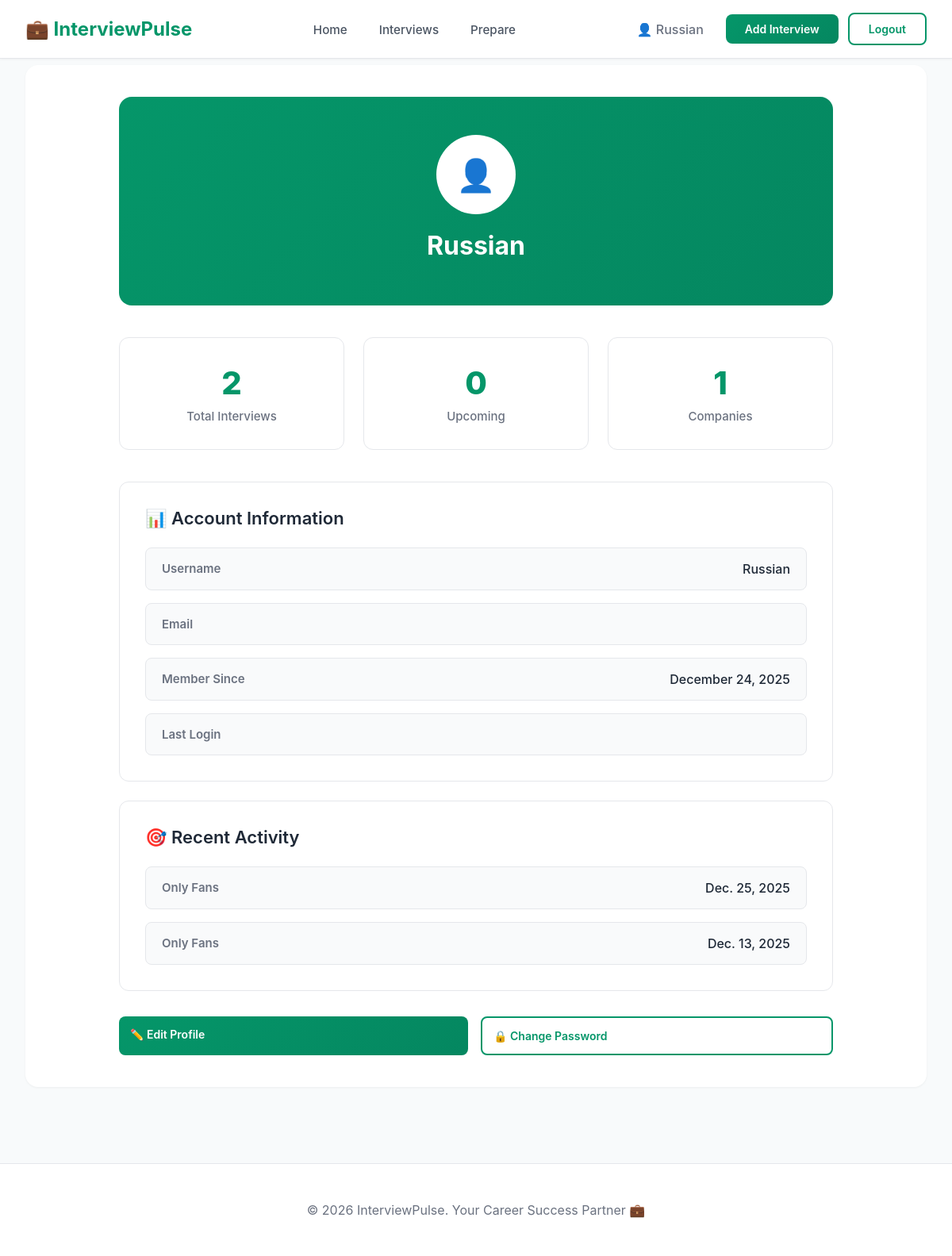
The app's page /users/profile (signed in), older data.
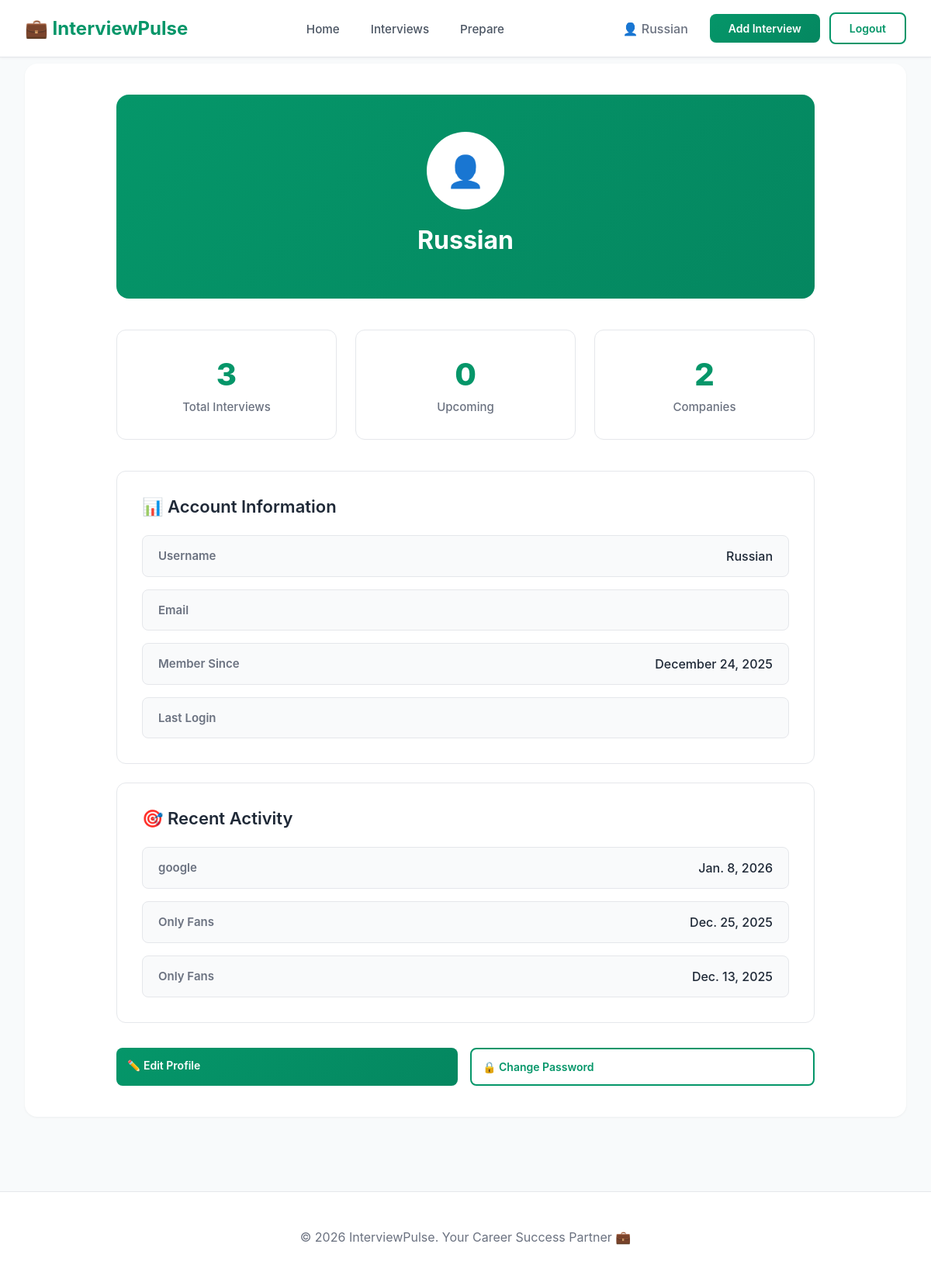
The same page, newer data.
### interviews/models.py (models this page shows, shortened)
class Interview(models.Model):
    user = models.ForeignKey('auth.User', on_delete=models.CASCADE)
    company = models.CharField(max_length=255)
    role = models.CharField(max_length=255)
    date = models.DateField()

### users/views.py (the view)
# urls.py: path('profile', views.profile, name='profile'),
@login_required
def profile(request):
    user = request.user
    interviews = Interview.objects.filter(user=user)
    total_interviews = interviews.count()
    upcoming_interviews = interviews.filter(date__gte=date.today()).count()
    companies = interviews.values('company').distinct()
    companies_count = companies.count()
    recent_interviews = interviews.order_by('-date')[:5]
    context = {
        'total_interviews': total_interviews,
        'upcoming_interviews': upcoming_interviews,
        'companies_count': companies_count,
        'recent_interviews': recent_interviews,
    }
    return render(request, 'users/profile.html', context)

### users/templates/users/profile.html (shortened to what this page needs)
{% extends 'base.html' %}
{% block extra_css %}
{% load static %}
<link rel="stylesheet" href="{% static 'css/users/profile.css' %}">
{% endblock %}
{% block content %}
<div class="profile-container">
    <div class="profile-header">
        <div class="profile-avatar">👤</div>
        <div class="profile-name">{{ user.username }}</div>
    </div>
    <div class="stats-grid">
        <div class="stat-card">
            <div class="stat-number">{{ total_interviews|default:"0" }}</div>
            <div class="stat-label">Total Interviews</div>
        </div>
        <div class="stat-card">
            <div class="stat-number">{{ upcoming_interviews|default:"0" }}</div>
            <div class="stat-label">Upcoming</div>
        </div>
        <div class="stat-card">
            <div class="stat-number">{{ companies_count|default:"0" }}</div>
            <div class="stat-label">Companies</div>
        </div>
    </div>
    <div class="profile-section">
        <div class="section-title">
            📊 Account Information
        </div>
        <div class="info-grid">
            <div class="info-item">
                <span class="info-label">Username</span>
                <span class="info-value">{{ user.username }}</span>
            </div>
            <div class="info-item">
                <span class="info-label">Email</span>
            </div>
            <div class="info-item">
                <span class="info-label">Member Since</span>
                <span class="info-value">{{ user.date_joined|date:"F d, Y" }}</span>
            </div>
            <div class="info-item">
                <span class="info-label">Last Login</span>
            </div>
        </div>
    </div>
    <div class="profile-section">
        <div class="section-title">
            🎯 Recent Activity
        </div>
        <div class="info-grid">
            {% if recent_interviews %}
                {% for interview in recent_interviews %}
                <div class="info-item">
                    <span class="info-label">{{ interview.company }}</span>
                    <span class="info-value">{{ interview.date }}</span>
                </div>
                {% endfor %}
            {% else %}
                <p style="text-align: center; color: #666; padding: 2rem;">
                    No recent activity to display
                </p>
            {% endif %}
        </div>
    </div>
    <div class="action-buttons">
        <a href="/users/edit-profile" class="btn btn-primary">✏️ Edit Profile</a>
        <a href="/users/change-password" class="btn btn-secondary">🔒 Change Password</a>
    </div>
</div>
{% endblock %}

Row changes from the older to the newer data that the page shows:
added Interview: company "google", date "Jan. 8, 2026"
Text that changed along with them:
{{ total_interviews|default:"0" }}: "2" → "3"
{{ companies_count|default:"0" }}: "1" → "2"
